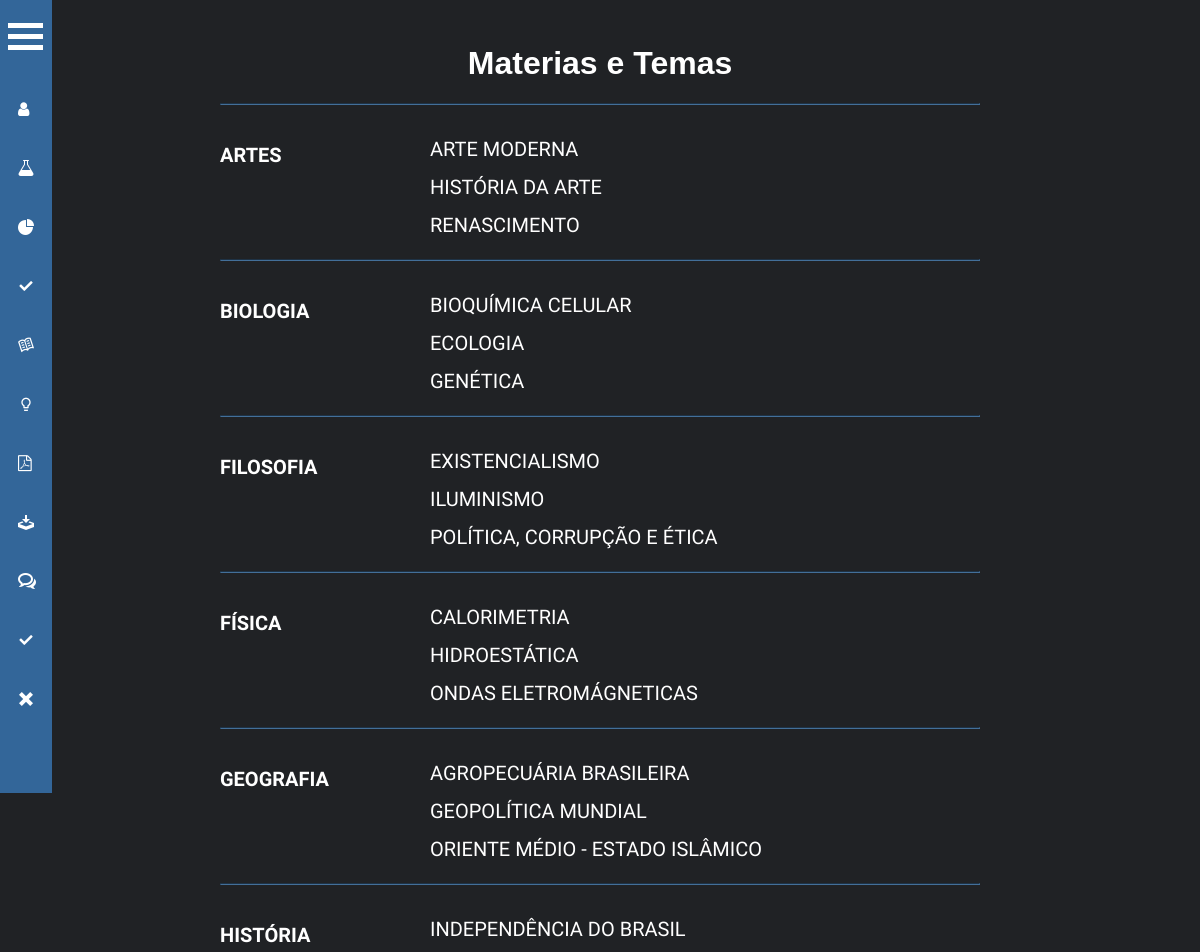
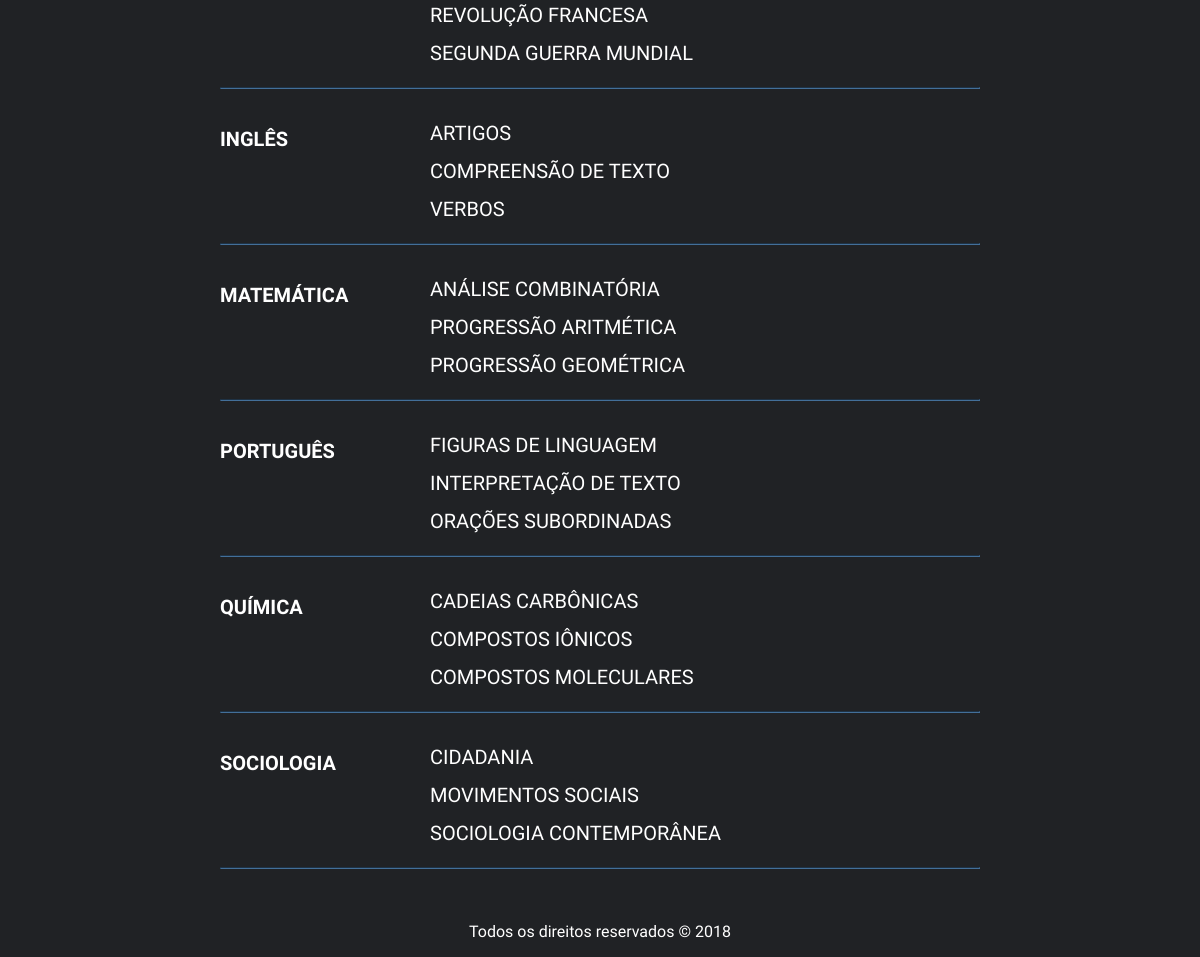
The app's page /materias.php with its own data (2 pictures, top to bottom).
### tables this page shows
create table if not exists tbMateria(
id_materia int auto_increment,
temas varchar(50),
cod_disciplina int,
primary key(id_materia),
foreign key (cod_disciplina) references tbDisciplina(id_disciplina)
)default charset = utf8;

create table if not exists tbDisciplina(
id_disciplina int auto_increment,
disciplinas varchar(20),
primary key(id_disciplina)
)default charset = utf8;

### materias.php (the view, shortened to what this page needs)
<?php
    $host="localhost";
    $root="root";
    $senha="";
    $bd="GenniusDB";
    $conexao = mysqli_connect($host, $root, $senha, $bd) or die (mysqli_error());
    mysqli_set_charset( $conexao, 'utf8');
    mysqli_select_db($conexao, $bd) or die(mysqli_error());
    $consulta = "SELECT M.id_materia, M.temas,M.cod_disciplina ,D.disciplinas,D.id_disciplina FROM tbmateria as M
INNER JOIN tbdisciplina as D on D.id_disciplina = M.cod_disciplina";
    $con = $conexao->query($consulta) or die($conexao->error);
	$disciplinas = "SELECT disciplinas from tbDisciplina;";
?>
<html>
    <head>
        <link rel="stylesheet" href="../ITECH/style.css">
        <link rel="stylesheet" href="../ITECH/cssIndex/materias.css">
        <link rel="stylesheet" href="../ITECH/cssIndex/menu.css">
    </head>
    <body>
            <div class="content-all">
                <header class="cabecalho1">
                    <div class="container" onclick="document.getElementById('check').checked = !document.getElementById('check').checked; myFunction(this)">
                        <div class="bar1 icon-content"></div>
                        <div class="bar2 icon-content"></div>
                        <div class="bar3 icon-content"></div>
                    </div>
                    <nav class="menu">
                        <br>
                        <br>
                        <br>
                        <br>
                        <ul>
                            <li><a href = "perfil.php" title="Perfil de úsuario"><?php echo $_SESSION['usuarioNome']; ?></a><span class="icon-user"></span> </li>
                            <li><a href = "materias.php" title="Inicio"><span class="icon-lab"></span> Matérias</a></li>
                            <li><a href = "DESEMPENHO.php" title="Desempenho"><span class="icon-chart"></span> Desempenho</a></li>
                            <li><a href = "gabaritos.php" title="Gabaritos"><span class="icon-checkmark"></span> Gabaritos</a></li>
                            <li><a href = "enem.php" title="Enem"><span class="icon-open-book"></span> Enem</a></li>
                            <li><a href = "redacao.php" title="Redação"><span class="icon-lightbulb_outline"></span> Dicas para o ENEM</a></li>
                            <li><a href = "pdf.php" title="Pdf's para estudo"><span class="icon-file-pdf-o"></span> PDF para estudos</a></li>
                            <li><a href = "download.php" title="Downloads"><span class="icon-download"></span>  Download</a></li>
                            <li><a href = "FaleConosco.php" title="Fale Conosco"><span class="icon-bubbles4"></span> Fale Conosco</a></li>
                            <li><a href = "AJUDA.php" title="Ajuda"><span class="icon-checkmark"></span> Ajuda</a></li>
                            <li><a href = "login.php" title="Sair"><span class="icon-x"></span> Sair</a></li>
                        </ul>
                    </nav>
                </header>
                <div class="oi">
            <dl class="materias">
			<center><h1>Materias e Temas</h1></center>
				<?php
					while($linha = mysqli_fetch_array($con)){
						$discipli = $linha['disciplinas'];
				?>
				<?php if ($disciplinas == $discipli){ ?>
				<dd><a href="exercicios.php?id=<?php echo $linha['id_materia']; ?>&Nome =<?php echo $linha['temas']; ?>"><?php echo $linha['temas']; ?></a></dd>
				<?php } ?>
				<?php if ($disciplinas != $discipli) { ?>
				<hr/>
				<dt><?php echo $linha['disciplinas'] ?></dt>
                <dd><a href="exercicios.php?id=<?php echo $linha['id_materia']; ?>&Nome =<?php echo $linha['temas']; ?>"><?php echo $linha['temas']; ?></a></dd>
				<?php } ?>
				<?php $disciplinas = $discipli; } ?>
				<hr/>
	           </dl>
        </div>
            <footer>
                 <p>Todos os direitos reservados © 2018</p>
            </footer>
        </div>
    </body>
</html>

### style.css (style rules this page uses)
[class^="icon-"], [class*=" icon-"] { font-family: 'icomoon' !important; speak: none; font-style: normal; font-weight: normal; font-variant: normal; text-transform: none; line-height: 1; -webkit-font-smoothing: antialiased; -moz-osx-font-smoothing: grayscale; }
.icon-x:before { content: "\e900"; }
.icon-chart:before { content: "\e901"; }
.icon-download:before { content: "\e960"; }
.icon-bubbles4:before { content: "\e970"; }
.icon-lab:before { content: "\e9aa"; }
.icon-lightbulb_outline:before { content: "\e902"; }
.icon-file-pdf-o:before { content: "\e903"; }
.icon-user:before { content: "\e904"; }
.icon-open-book:before { content: "\e908"; }
.icon-checkmark:before { content: "\e907"; }

### cssIndex/materias.css (style rules this page uses)
body { background-color: #202225; overflow-x: hidden; }
.oi { height: auto; width: 800px; margin: auto; border: 5px solid transparent; }
.oi hr { border-color: #436f99; }
.materias a { text-decoration: none; color: white; font-family: 'Quicksand', sans-serif; }
dl.materias { margin: 2em 0; padding: 0 20px; color: white; }
.materias dt { position: relative; left: 0; top: 1.5em; width: 8em; font-family: 'Quicksand', sans-serif; font-weight: bold; font-size: 20px; }
.materias dd { margin: 0 0 0 10em; padding: 0 0 .7em .5em; color: white; font-size: 20px; }
footer { position:absolute; width:100%; }
footer p { color: white; text-align: center; font-family: 'Quicksand', sans-serif; }

### cssIndex/menu.css (style rules this page uses)
* { padding: 0; font-family: sans-serif; }
.container { cursor: pointer; width: 60px; height: 50px; position: fixed; z-index: 501; left: -2px; }
.bar1, .bar2, .bar3 { position: relative; top: 9px; width: 35px; height: 5px; background-color: #fffefe; transition: 0.4s; margin: 6px; margin-left: 10px; }
.cabecalho1 { height: 0px; left: 0; top: 0px; z-index: 1000; }
.menu { position: fixed; width: 54px; height: 800px; background: #336699; transition: all 500ms cubic-bezier(1,0,0,1); transition-timing-function: cubic-bezier(1,0,0,1); left: -2px; overflow: hidden; z-index: 500; top: -7px; }
.menu li { list-style: none; padding: 20px; color: white; cursor: pointer; transition: all 300ms; display: block; width: 400px; overflow: auto; }
.menu a { color: white; text-decoration: none; font-family: 'Quicksand', sans-serif; }
.menu li a { padding: 0 22px; font-family: 'Quicksand', sans-serif; }
.menu li span { float: left; }

### materias.php (style rules this page uses)
body { position: relative; text-align:left; color: white; }

### records on screen
tbmateria: cod_disciplina.disciplinas "ARTES", temas "ARTE MODERNA"
tbmateria: temas "HISTÓRIA DA ARTE"
tbmateria: temas "RENASCIMENTO"
tbmateria: cod_disciplina.disciplinas "BIOLOGIA", temas "BIOQUÍMICA CELULAR"
tbmateria: temas "ECOLOGIA"
tbmateria: temas "GENÉTICA"
tbmateria: cod_disciplina.disciplinas "FILOSOFIA", temas "EXISTENCIALISMO"
tbmateria: temas "ILUMINISMO"
tbmateria: temas "POLÍTICA, CORRUPÇÃO E ÉTICA"
tbmateria: cod_disciplina.disciplinas "FÍSICA", temas "CALORIMETRIA"
tbmateria: temas "HIDROESTÁTICA"
tbmateria: temas "ONDAS ELETROMÁGNETICAS"
tbmateria: cod_disciplina.disciplinas "GEOGRAFIA", temas "AGROPECUÁRIA BRASILEIRA"
tbmateria: temas "GEOPOLÍTICA MUNDIAL"
tbmateria: temas "ORIENTE MÉDIO - ESTADO ISLÂMICO"
tbmateria: cod_disciplina.disciplinas "HISTÓRIA", temas "INDEPENDÊNCIA DO BRASIL"
tbmateria: temas "REVOLUÇÃO FRANCESA"
tbmateria: temas "SEGUNDA GUERRA MUNDIAL"
tbmateria: cod_disciplina.disciplinas "INGLÊS", temas "ARTIGOS"
tbmateria: temas "COMPREENSÃO DE TEXTO"
tbmateria: temas "VERBOS"
tbmateria: cod_disciplina.disciplinas "MATEMÁTICA", temas "ANÁLISE COMBINATÓRIA"
tbmateria: temas "PROGRESSÃO ARITMÉTICA"
tbmateria: temas "PROGRESSÃO GEOMÉTRICA"
tbmateria: cod_disciplina.disciplinas "PORTUGUÊS", temas "FIGURAS DE LINGUAGEM"
tbmateria: temas "INTERPRETAÇÃO DE TEXTO"
tbmateria: temas "ORAÇÕES SUBORDINADAS"
tbmateria: cod_disciplina.disciplinas "QUÍMICA", temas "CADEIAS CARBÔNICAS"
tbmateria: temas "COMPOSTOS IÔNICOS"
tbmateria: temas "COMPOSTOS MOLECULARES"
tbmateria: cod_disciplina.disciplinas "SOCIOLOGIA", temas "CIDADANIA"
tbmateria: temas "MOVIMENTOS SOCIAIS"
tbmateria: temas "SOCIOLOGIA CONTEMPORÂNEA"
